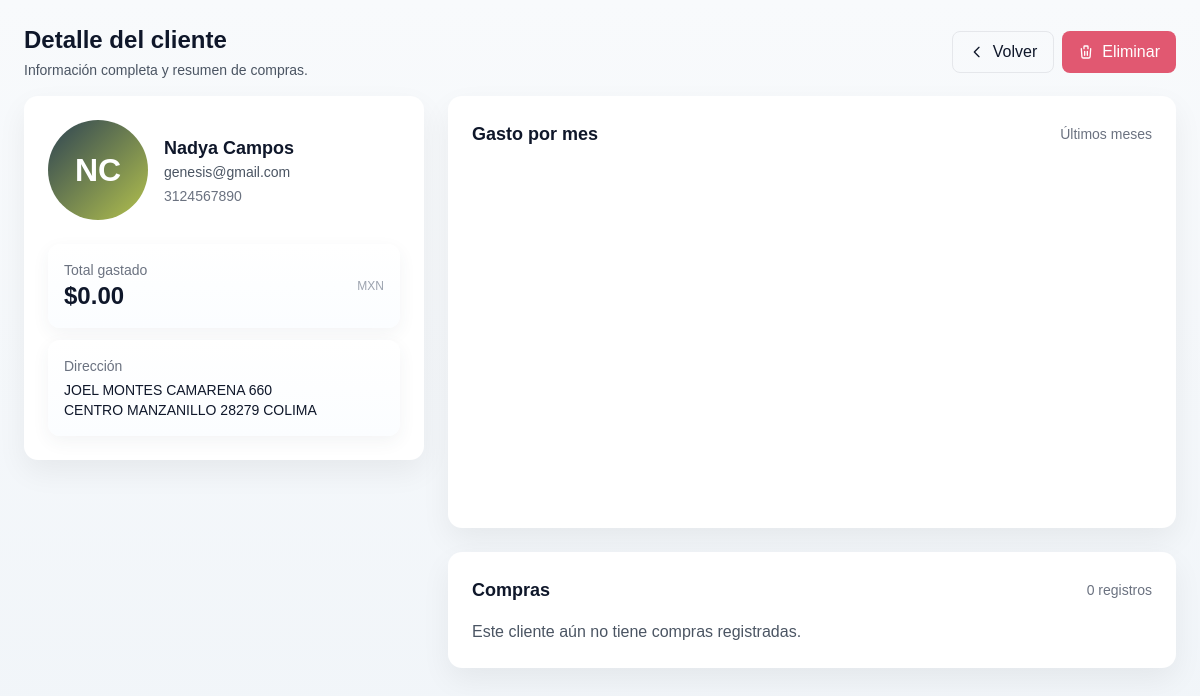
The app's page /src/pages/detalle_cliente.php?id=11 with its own data.
### tables this page shows
CREATE TABLE `clientes` (
  `id_cliente` int(11) NOT NULL,
  `nombre` varchar(100) DEFAULT NULL,
  `apellido_paterno` varchar(100) DEFAULT NULL,
  `apellido_materno` varchar(100) DEFAULT NULL,
  `celular` varchar(15) DEFAULT NULL,
  `correo` varchar(100) DEFAULT NULL,
  `calle` varchar(100) DEFAULT NULL,
  `num_ext` varchar(10) DEFAULT NULL,
  `num_int` varchar(10) DEFAULT NULL,
  `colonia` varchar(100) DEFAULT NULL,
  `cp` varchar(10) DEFAULT NULL,
  `estado` varchar(100) DEFAULT NULL
);

### src/pages/detalle_cliente.php (the view, shortened to what this page needs)
<?php
require_once __DIR__ . '/../config/db.php';
$id = intval($_GET['id']);
$stmt = $pdo->prepare("SELECT * FROM clientes WHERE id_cliente = :id LIMIT 1");
$stmt->execute(['id' => $id]);
$cliente = $stmt->fetch(PDO::FETCH_ASSOC);
$stmt2 = $pdo->prepare("
    SELECT
      v.id_venta,
      v.fecha,
      v.subtotal,
      v.descuento_general,
      v.total,
      GROUP_CONCAT(DISTINCT p.metodo SEPARATOR ', ') AS metodo_pago,
      IFNULL(SUM(p.monto), 0) AS monto_pagado
    FROM ventas v
    LEFT JOIN pagos_venta p ON p.id_venta = v.id_venta
    WHERE v.id_cliente = :id
    GROUP BY v.id_venta, v.fecha, v.subtotal, v.descuento_general, v.total
    ORDER BY v.fecha DESC
");
$stmt2->execute(['id' => $id]);
$compras = $stmt2->fetchAll(PDO::FETCH_ASSOC);
$stmtSum = $pdo->prepare("SELECT IFNULL(SUM(total),0) as total FROM ventas WHERE id_cliente = :id");
$stmtSum->execute(['id' => $id]);
$totalGastado = (float)$stmtSum->fetchColumn();
$iniciales = strtoupper((substr($cliente['nombre'] ?? '',0,1) . substr($cliente['apellido_paterno'] ?? '',0,1)) ?: 'CL');
?>
<!doctype html>
<html lang="es">
<head>
<script src="https://cdn.tailwindcss.com"></script>
</head>
<body class="p-6">
<div class="max-w-7xl mx-auto">
  <div class="flex flex-col lg:flex-row items-start lg:items-center justify-between gap-4 mb-4">
    <div>
      <h1 class="text-2xl font-bold">Detalle del cliente</h1>
      <p class="text-sm text-gray-600 mt-1">Información completa y resumen de compras.</p>
    </div>
    <div class="flex gap-2">
      <a href="index.php?view=clientes" class="px-4 py-2 rounded-lg border hover:bg-gray-50 flex items-center gap-2">
        <svg xmlns="http://www.w3.org/2000/svg" class="h-4 w-4" fill="none" viewBox="0 0 24 24" stroke="currentColor"><path stroke-linecap="round" stroke-linejoin="round" stroke-width="2" d="M15 19l-7-7 7-7" /></svg>
        Volver
      </a>
      <button id="btnEliminar" class="px-4 py-2 rounded-lg btn-danger hover:opacity-95 flex items-center gap-2">
        <svg xmlns="http://www.w3.org/2000/svg" class="h-4 w-4" fill="none" viewBox="0 0 24 24" stroke="currentColor"><path stroke-linecap="round" stroke-linejoin="round" stroke-width="2" d="M19 7l-.867 12.142A2 2 0 0 1 16.138 21H7.862a2 2 0 0 1-1.995-1.858L5 7m5 4v6m4-6v6M9 7V4a1 1 0 011-1h4a1 1 0 011 1v3" /></svg>
        Eliminar
      </button>
    </div>
  </div>
  <div class="layout-grid">
    <aside>
      <div class="card mb-4">
        <div class="flex items-center gap-4">
          <div class="avatar" style="background: linear-gradient(135deg,#2d4353,#b4c24d);">
            <?= htmlspecialchars($iniciales) ?>
          </div>
          <div>
            <h2 class="text-lg font-bold"><?= htmlspecialchars($cliente['nombre'] . ' ' . $cliente['apellido_paterno'] . ' ' . $cliente['apellido_materno']) ?></h2>
            <p class="text-sm text-gray-600"><?= htmlspecialchars($cliente['correo'] ?: '-') ?></p>
            <p class="text-sm text-gray-500 mt-1"><?= htmlspecialchars($cliente['celular'] ?: '-') ?></p>
          </div>
        </div>
        <div class="mt-6 grid grid-cols-1 gap-3">
          <div class="stat flex items-center justify-between">
            <div>
              <div class="text-sm text-gray-500">Total gastado</div>
              <div class="text-2xl font-semibold">$<?= number_format($totalGastado,2) ?></div>
            </div>
            <div class="text-xs text-gray-400">MXN</div>
          </div>
          <div class="stat">
            <div class="text-sm text-gray-500">Dirección</div>
            <div class="mt-1 text-sm">
              <?= htmlspecialchars(trim(($cliente['calle'] ?? '') . ' ' . ($cliente['num_ext'] ?? '') . ' ' . ($cliente['num_int'] ?? ''))) ?><br>
              <?= htmlspecialchars(trim(($cliente['colonia'] ?? '') . ' ' . ($cliente['cp'] ?? '') . ' ' . ($cliente['estado'] ?? ''))) ?>
            </div>
          </div>
        </div>
      </div>
    </aside>
    <main>
      <div class="card mb-6">
        <div class="flex items-center justify-between mb-4">
          <h3 class="text-lg font-semibold">Gasto por mes</h3>
          <div class="text-sm text-gray-500">Últimos meses</div>
        </div>
        <div id="chart" style="height: 340px;"></div>
      </div>
    <div class="card mb-10">
    <div class="flex items-center justify-between mb-4">
        <h3 class="text-lg font-semibold">Compras</h3>
        <div class="text-sm text-gray-500"><?= count($compras) ?> registros</div>
    </div>
    <?php if (count($compras) === 0): ?>
        <p class="text-gray-600">Este cliente aún no tiene compras registradas.</p>
    <?php endif; ?>
    </div>
    </main>
  </div>
</div>
</body>
</html>

### src/pages/detalle_cliente.php (style rules this page uses)
:root { --verde: #b4c24d; --azul: #2d4353; --rosa: #e15871; --gris: #eeeeee; --font: 'Poppins', sans-serif; }
body { font-family: var(--font); background: linear-gradient(180deg,#f8fafc 0%, #f1f5f9 100%); color: #0f172a; }
.card { background: white; border-radius: 14px; padding: 1.5rem; box-shadow: 0 12px 30px rgba(2,6,23,0.06); }
.avatar { width:100px; height:100px; border-radius:9999px; display:flex; align-items:center; justify-content:center; font-weight:700; font-size:32px; color:white; }
.btn-danger { background: var(--rosa); color: white; }
.stat { border-radius:12px; padding:16px; background: linear-gradient(180deg, #ffffff, #fbfdff); box-shadow: 0 6px 18px rgba(45,67,83,0.06); }
@media (min-width:1024px) { .layout-grid { display:grid; grid-template-columns: 400px 1fr; gap:24px; } }

### records on screen
clientes: iniciales "NC", nombre+apellido_paterno+apellido_materno "Nadya Campos", correo "genesis@gmail.com", celular "3124567890", calle+num_ext+num_int "JOEL MONTES CAMARENA 660", colonia+cp+estado "CENTRO MANZANILLO 28279 COLIMA"

### other values on screen
$totalGastado "0.00"
count($compras) "0"
